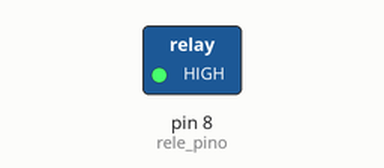
A sketch run on a simulated Arduino Uno, built with avr-gcc and run on an emulated ATmega328P. Parts: switched loads named in the sketch (green lamp = pin HIGH).

Above: at 1.0 s.
At 3.0 s:
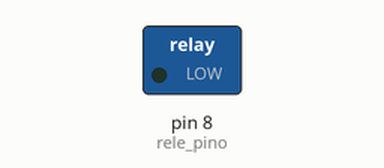
Timing chart, 0 to 5.2 s (numbered marks = the images above):
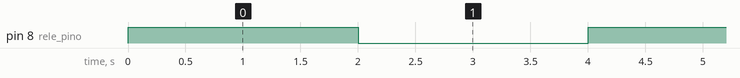

The sketch:

rele_simples.ino
```cpp
 /*
 cada 2 segundos alternados,
 um relé funciona conectado ao pino 8 do Arduino
 */
 int rele_pino = 8;                 // PIN relé
 void setup(){
   pinMode(rele_pino, OUTPUT);
 }
 void loop() {
   digitalWrite(rele_pino, HIGH);   // ACESO
   delay(2000);
   digitalWrite(rele_pino, LOW);    // APAGADO
   delay(2000);
 }
```

Measured:
- by itself, pin 8 (rele_pino): alternates HIGH for 2.0 s and LOW for 2.0 s
